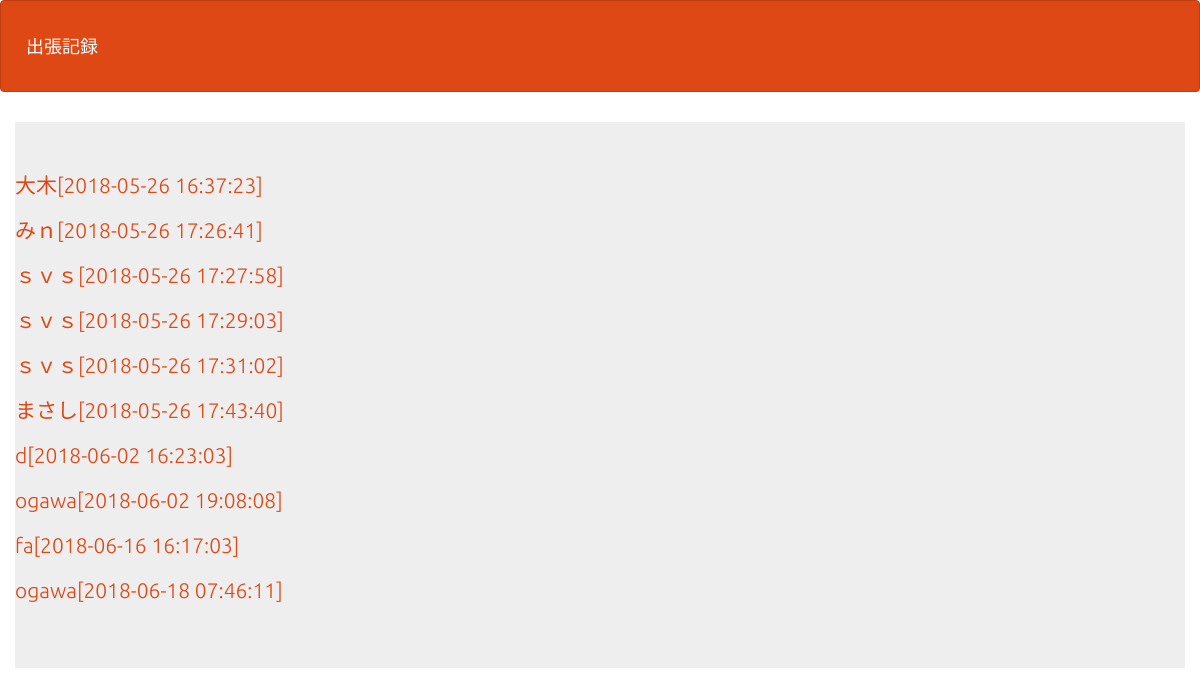
The page /select.php on the database its author committed.
### tables this page shows
CREATE TABLE IF NOT EXISTS `gs_an_table` (
`id` int(12) NOT NULL,
  `name` varchar(64) NOT NULL,
  `email` varchar(128) NOT NULL,
  `naiyou` text,
  `indate` datetime NOT NULL,
  `image` varchar(128) DEFAULT NULL
);

### select.php (the view, shortened to what this page needs)
<?php
$pdo=db_conn();
$stmt = $pdo->prepare("SELECT * FROM gs_an_table");
$status = $stmt->execute();
$view="";
if($status==false){
  errorMsg($stmt);
}else{
  while( $result = $stmt->fetch(PDO::FETCH_ASSOC)){
    $view .='<p>';
    $view .='<a href="detail.php?id='.$result["id"].'">';
    $view .= $result["name"]."[".$result["indate"]."]";
    $view .='</a>';
    $view .='</p>';
  }
}
?>
<!DOCTYPE html>
<html lang="ja">
<head>
<link rel="stylesheet" href="css/range.css">
<link href="css/bootstrap.min.css" rel="stylesheet">
</head>
<body id="main">
<header>
  <nav class="navbar navbar-default">
    <div class="container-fluid">
      <div class="navbar-header">
      <a class="navbar-brand" href="index.php">出張記録</a>
    </div>
  </nav>
</header>
<div>
    <div class="container jumbotron"><?=$view?></div>
  </div>
</body>
</html>

### select.php (style rules this page uses)
div { padding: 10px;font-size:16px; }

### rows shown on the page
gs_an_table: value "大木[2018-05-26 16:37:23]"
gs_an_table: value "みｎ[2018-05-26 17:26:41]"
gs_an_table: value "ｓｖｓ[2018-05-26 17:27:58]"
gs_an_table: value "ｓｖｓ[2018-05-26 17:29:03]"
gs_an_table: value "ｓｖｓ[2018-05-26 17:31:02]"
gs_an_table: value "まさし[2018-05-26 17:43:40]"
gs_an_table: value "d[2018-06-02 16:23:03]"
gs_an_table: value "ogawa[2018-06-02 19:08:08]"
gs_an_table: value "fa[2018-06-16 16:17:03]"
gs_an_table: value "ogawa[2018-06-18 07:46:11]"
